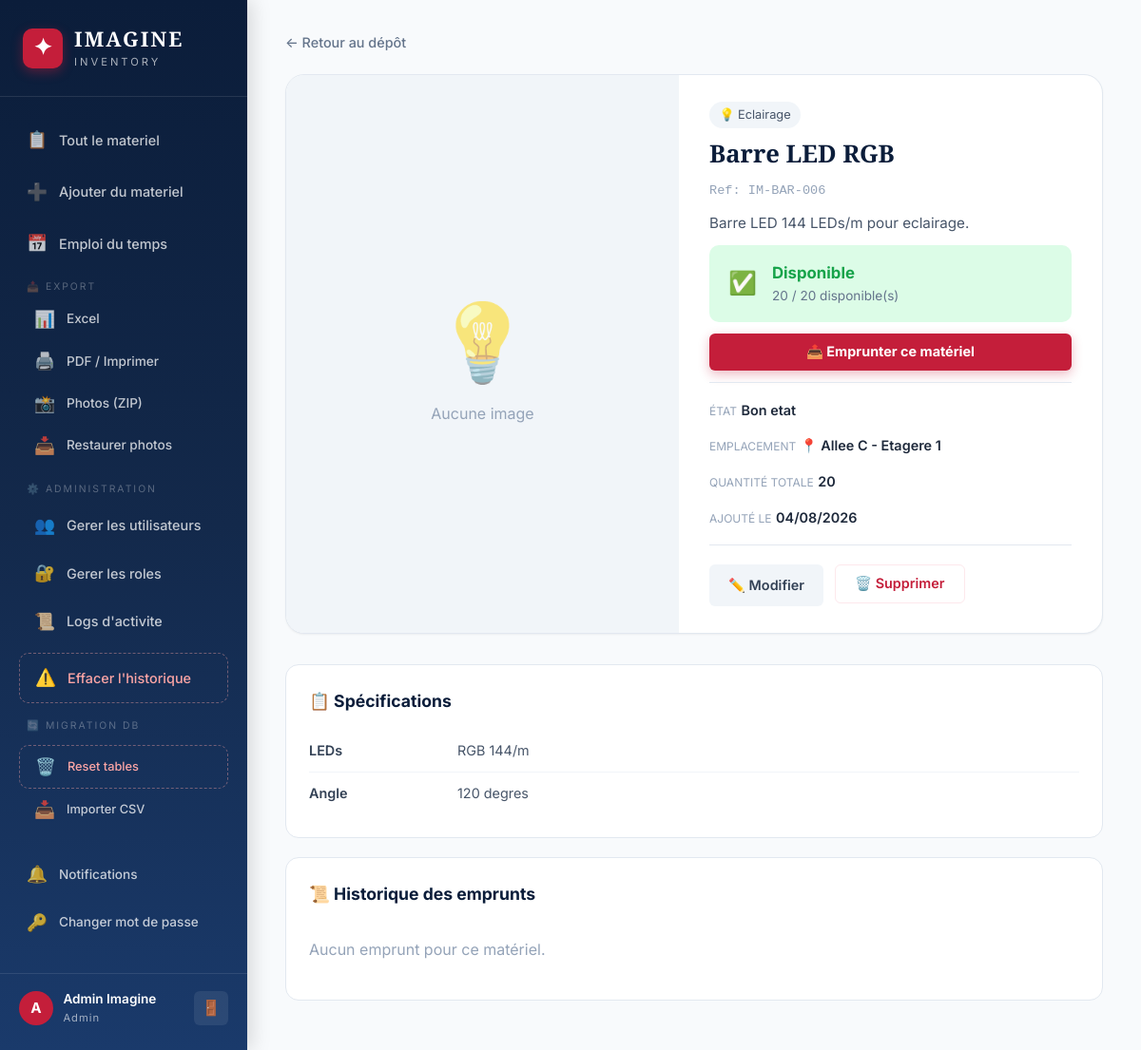
Page /equipment/6 (signed in) on the committed database.
### app.py (models this page shows, shortened)
class User(UserMixin, db.Model):
    __tablename__ = 'users'
    id = db.Column(db.Integer, primary_key=True); email = db.Column(db.String(150), unique=True, nullable=False)
    password_hash = db.Column(db.String(256), nullable=False); full_name = db.Column(db.String(150), nullable=False)
    role_id = db.Column(db.Integer, db.ForeignKey('roles.id'), nullable=True)
    created_at = db.Column(db.DateTime, default=tunisia_now)
    borrows = db.relationship('Borrow', backref='user', lazy=True)
    event_assignments = db.relationship('EventAssignment', backref='user', lazy=True)
    notifications = db.relationship('Notification', backref='user', lazy=True, foreign_keys='Notification.user_id')
    def has_permission(self, perm):
        role = db.session.get(CustomRole, self.role_id) if self.role_id else None
        return role.has_permission(perm) if role else False
    @property
    def role_name(self):
        role = db.session.get(CustomRole, self.role_id) if self.role_id else None
        return role.name if role else 'Aucun role'
    @property
    def unread_notifications(self):
        return Notification.query.filter_by(user_id=self.id, read=False).count()

class CustomRole(db.Model):
    __tablename__ = 'roles'
    id = db.Column(db.Integer, primary_key=True); name = db.Column(db.String(100), unique=True, nullable=False)
    icon = db.Column(db.String(10), default='👤'); description = db.Column(db.String(250), default='')
    permissions = db.Column(db.Text, default=''); created_at = db.Column(db.DateTime, default=tunisia_now)
    users = db.relationship('User', backref='role', lazy=True)
    def get_permissions(self):
        try: return json.loads(self.permissions) if self.permissions else []
        except: return []
    def has_permission(self, p): return p in self.get_permissions()

class Category(db.Model):
    __tablename__ = 'categories'
    id = db.Column(db.Integer, primary_key=True); name = db.Column(db.String(100), unique=True, nullable=False)
    icon = db.Column(db.String(10), default='📦')
    equipment = db.relationship('Equipment', backref='category', lazy=True)

class Equipment(db.Model):
    __tablename__ = 'equipment'
    id = db.Column(db.Integer, primary_key=True); name = db.Column(db.String(200), nullable=False)
    description = db.Column(db.Text, default=''); reference = db.Column(db.String(100), unique=True)
    category_id = db.Column(db.Integer, db.ForeignKey('categories.id'))
    total_quantity = db.Column(db.Integer, default=1); available_quantity = db.Column(db.Integer, default=1)
    specifications = db.Column(db.Text, default=''); condition = db.Column(db.String(50), default='Bon etat')
    location = db.Column(db.String(100), default='Depot principal'); created_at = db.Column(db.DateTime, default=tunisia_now)
    images = db.relationship('EquipmentImage', backref='equipment', lazy=True, cascade='all, delete-orphan')
    borrows = db.relationship('Borrow', backref='equipment', lazy=True)
    def all_images(self): return [img.filename for img in self.images]

### app.py (the view)
@app.route('/equipment/<int:eid>')
@login_required
def equipment_detail(eid):
    eq = db.session.get(Equipment, eid)
    if not eq: flash('Introuvable.','error'); return redirect(url_for('dashboard'))
    borrows = Borrow.query.filter_by(equipment_id=eid).order_by(Borrow.borrow_date.desc()).all()
    return render_template('equipment_detail.html', eq=eq, borrows=borrows, today=date.today())

### app.py (called while the page is built)
@login_manager.user_loader
def load_user(uid): return db.session.get(User, int(uid))

### templates/equipment_detail.html (shortened to what this page needs)
{% extends "base.html" %}
{% block content %}
<div class="detail-page">
    <div class="breadcrumb">
        <a href="{{ url_for('dashboard') }}">← Retour au dépôt</a>
    </div>
    <div class="detail-hero">
        <div class="detail-gallery">
            {% if eq.all_images() %}
            <div class="gallery-main" id="galleryMain">
                <img src="{{ url_for('uploaded_file', fn=eq.all_images()[0]) }}"
                     alt="{{ eq.name }}" id="mainImage">
            </div>
            {% if eq.all_images() | length > 1 %}
            <div class="gallery-thumbs">
                {% for img in eq.all_images() %}
                <div class="gallery-thumb {% if loop.first %}active{% endif %}"
                     onclick="switchImage('{{ url_for('uploaded_file', fn=img) }}', this)">
                    <img src="{{ url_for('uploaded_file', fn=img) }}" alt="Image {{ loop.index }}">
                </div>
                {% endfor %}
            </div>
            {% endif %}
            {% else %}
            <div class="gallery-placeholder">
                <span class="placeholder-icon large">
                    {{ eq.category.icon if eq.category else '📦' }}
                </span>
                <p>Aucune image</p>
            </div>
            {% endif %}
        </div>
        <div class="detail-info">
            <div class="detail-header">
                {% if eq.category %}
                <span class="detail-cat">{{ eq.category.icon }} {{ eq.category.name }}</span>
                {% endif %}
            </div>
            <h1 class="detail-name">{{ eq.name }}</h1>
            <p class="detail-ref">Ref: {{ eq.reference }}</p>
            {% if eq.description %}
            <p class="detail-desc">{{ eq.description }}</p>
            {% endif %}
            <div class="availability-box {% if eq.available_quantity > 0 %}available{% else %}unavailable{% endif %}">
                <div class="avail-icon">
                    {% if eq.available_quantity > 0 %}✅{% else %}🔴{% endif %}
                </div>
                <div class="avail-info">
                    <div class="avail-status">
                        {% if eq.available_quantity > 0 %}
                        Disponible
                        {% else %}
                        Indisponible
                        {% endif %}
                    </div>
                    <div class="avail-qty">
                        {{ eq.available_quantity }} / {{ eq.total_quantity }} disponible(s)
                    </div>
                </div>
            </div>
            {% if eq.available_quantity > 0 %}
            <button class="btn btn-accent btn-full" onclick="openDetailBorrow()">
                📤 Emprunter ce matériel
            </button>
            {% endif %}
            <div class="detail-meta-grid">
                <div class="meta-item">
                    <span class="meta-label">État</span>
                    <span class="meta-value">{{ eq.condition }}</span>
                </div>
                <div class="meta-item">
                    <span class="meta-label">Emplacement</span>
                    <span class="meta-value">📍 {{ eq.location }}</span>
                </div>
                <div class="meta-item">
                    <span class="meta-label">Quantité totale</span>
                    <span class="meta-value">{{ eq.total_quantity }}</span>
                </div>
                <div class="meta-item">
                    <span class="meta-label">Ajouté le</span>
                    <span class="meta-value">{{ eq.created_at.strftime('%d/%m/%Y') }}</span>
                </div>
            </div>
            <div class="detail-actions">
                <a href="{{ url_for('edit_equipment', eid=eq.id) }}" class="btn btn-secondary">
                    ✏️ Modifier
                </a>
                <form method="POST" action="{{ url_for('delete_equipment', eid=eq.id) }}"
                      onsubmit="return confirm('Supprimer definitivement {{ eq.name | escape }} ?')" style="display:inline">
                    <button type="submit" class="btn btn-danger">🗑️ Supprimer</button>
                </form>
            </div>
        </div>
    </div>
    {% if eq.specifications %}
    <div class="detail-section">
        <h2>📋 Spécifications</h2>
        <div class="specs-card">
            {% for line in eq.specifications.split('\n') if line.strip() %}
            <div class="spec-row">
                {% if ':' in line %}
                <span class="spec-key">{{ line.split(':', 1)[0].strip() }}</span>
                <span class="spec-val">{{ line.split(':', 1)[1].strip() }}</span>
                {% else %}
                <span class="spec-full">{{ line.strip() }}</span>
                {% endif %}
            </div>
            {% endfor %}
        </div>
    </div>
    {% endif %}
    <div class="detail-section">
        <div style="display:flex;justify-content:space-between;align-items:center;margin-bottom:1rem">
            <h2 style="margin:0">📜 Historique des emprunts</h2>
        </div>
        {% if borrows %}
        <div class="history-table-wrapper">
            <table class="history-table">
                <thead>
                    <tr>
                        <th>Utilisateur</th>
                        <th>Qté</th>
                        <th>Événement</th>
                        <th>Date emprunt</th>
                        <th>Retour prévu</th>
                        <th>Statut</th>
                    </tr>
                </thead>
                <tbody>
                    {% for b in borrows %}
                    <tr>
                        <td>{{ b.user.full_name }}</td>
                        <td>{{ b.quantity }}</td>
                        <td>{{ b.event_name or '—' }}</td>
                        <td>{{ b.borrow_date.strftime('%d/%m/%Y') }}</td>
                        <td>{{ b.expected_return_date.strftime('%d/%m/%Y') }}</td>
                        <td>
                            {% if b.status == 'active' %}
                            <span class="status-badge status-active">Actif</span>
                            {% elif b.status == 'late' %}
                            <span class="status-badge status-late">⚠️ En retard</span>
                            {% else %}
                            <span class="status-badge status-returned">✅ Retourné</span>
                            {% endif %}
                        </td>
                    </tr>
                    {% endfor %}
                </tbody>
            </table>
        </div>
        {% else %}
        <p class="empty-text">Aucun emprunt pour ce matériel.</p>
        {% endif %}
    </div>
</div>
{% endblock %}

### templates/base.html (shortened to what this page needs)
<!DOCTYPE html>
<html lang="fr">
<head>
    <link rel="stylesheet" href="{{ url_for('static', filename='css/style.css') }}">
</head>
<body>
    {% if current_user.is_authenticated %}
    <aside class="sidebar" id="sidebar">
        <div class="sidebar-brand">
            <div class="brand-icon">✦</div>
            <div class="brand-text">
                <span class="brand-name">IMAGINE</span>
                <span class="brand-sub">Inventory</span>
            </div>
        </div>
        <nav class="sidebar-nav">
            <a href="{{ url_for('dashboard') }}" class="nav-item {% if request.endpoint == 'dashboard' %}active{% endif %}">
                <span class="nav-icon">📋</span><span>Tout le materiel</span>
            </a>
            {% if current_user.has_permission('manage_equipment') %}
            <a href="{{ url_for('add_equipment') }}" class="nav-item {% if request.endpoint == 'add_equipment' %}active{% endif %}">
                <span class="nav-icon">➕</span><span>Ajouter du materiel</span>
            </a>
            {% endif %}
            <a href="{{ url_for('schedule') }}" class="nav-item {% if request.endpoint == 'schedule' %}active{% endif %}">
                <span class="nav-icon">📅</span><span>Emploi du temps</span>
            </a>
            {% if current_user.has_permission('manage_equipment') %}
            <div style="margin:.25rem 0;padding:0 .5rem">
                <div style="font-size:.65rem;text-transform:uppercase;color:rgba(255,255,255,.3);letter-spacing:2px;padding:.25rem .5rem">📤 Export</div>
                <a href="{{ url_for('export_excel') }}" class="nav-item" style="font-size:.85rem;padding:.5rem 1rem">
                    <span class="nav-icon">📊</span><span>Excel</span>
                </a>
                <a href="{{ url_for('export_printer') }}" class="nav-item" style="font-size:.85rem;padding:.5rem 1rem" target="_blank">
                    <span class="nav-icon">🖨️</span><span>PDF / Imprimer</span>
                </a>
                {% if current_user.has_permission('manage_database') %}
                <a href="{{ url_for('export_photos_zip') }}" class="nav-item" style="font-size:.85rem;padding:.5rem 1rem">
                    <span class="nav-icon">📸</span><span>Photos (ZIP)</span>
                </a>
                <a href="{{ url_for('restore_photos') }}" class="nav-item" style="font-size:.85rem;padding:.5rem 1rem">
                    <span class="nav-icon">📥</span><span>Restaurer photos</span>
                </a>
                {% endif %}
            </div>
            {% endif %}
            {% if current_user.has_permission('manage_users') %}
            <div style="margin:.25rem 0;padding:0 .5rem">
                <div style="font-size:.65rem;text-transform:uppercase;color:rgba(255,255,255,.3);letter-spacing:2px;padding:.25rem .5rem">⚙️ Administration</div>
                <a href="{{ url_for('manage_users') }}" class="nav-item {% if request.endpoint == 'manage_users' %}active{% endif %}">
                    <span class="nav-icon">👥</span><span>Gerer les utilisateurs</span>
                </a>
                <a href="{{ url_for('manage_roles') }}" class="nav-item {% if request.endpoint == 'manage_roles' %}active{% endif %}">
                    <span class="nav-icon">🔐</span><span>Gerer les roles</span>
                </a>
                <a href="{{ url_for('activity_logs') }}" class="nav-item {% if request.endpoint == 'activity_logs' %}active{% endif %}">
                    <span class="nav-icon">📜</span><span>Logs d'activite</span>
                </a>
                <a href="#" class="nav-item nav-danger" onclick="openClearHistoryModal();return false" title="⚠️ A utiliser avec precaution">
                    <span class="nav-icon">⚠️</span><span>Effacer l'historique</span>
                </a>
            </div>
            {% if current_user.has_permission('manage_database') %}
            <div style="margin:.25rem 0;padding:0 .5rem">
                <div style="font-size:.65rem;text-transform:uppercase;color:rgba(255,255,255,.3);letter-spacing:2px;padding:.25rem .5rem">🔄 Migration DB</div>
                <a href="{{ url_for('reset_all_tables') }}" class="nav-item nav-danger" style="font-size:.8rem;padding:.5rem 1rem">
                    <span class="nav-icon">🗑️</span><span>Reset tables</span>
                </a>
                <a href="{{ url_for('import_csv') }}" class="nav-item" style="font-size:.8rem;padding:.5rem 1rem">
                    <span class="nav-icon">📥</span><span>Importer CSV</span>
                </a>
            </div>
            {% endif %}
            {% endif %}
            <div style="margin-top:auto;padding:0.5rem 0">
                <a href="{{ url_for('notifications') }}" class="nav-item" style="font-size:0.85rem;position:relative">
                    <span class="nav-icon">🔔</span><span>Notifications</span>
                </a>
                <a href="{{ url_for('change_password') }}" class="nav-item" style="font-size:0.85rem">
                    <span class="nav-icon">🔑</span><span>Changer mot de passe</span>
                </a>
            </div>
        </nav>
        <div class="sidebar-footer">
            <div class="user-info">
                <div class="user-avatar">{{ current_user.full_name[0] | upper }}</div>
                <div>
                    <div class="user-name">{{ current_user.full_name }}</div>
                    <div class="user-role">{{ current_user.role_name }}</div>
                </div>
            </div>
            <a href="{{ url_for('logout') }}" class="logout-btn" title="Deconnexion">🚪</a>
        </div>
    </aside>
    {% endif %}
    <main class="main-content {% if not current_user.is_authenticated %}no-sidebar{% endif %}">
        {% block content %}{% endblock %}
    </main>
</body>
</html>

### rows in the picture
User: full_name "A", full_name "Admin Imagine"
CustomRole: role_name "Admin"
Category: category "💡", category.icon "💡", category.name "Eclairage"
Equipment: name "Barre LED RGB", reference "IM-BAR-006", description "Barre LED 144 LEDs/m pour eclairage.", available_quantity "20", total_quantity "20", condition "Bon etat", location "Allee C - Etagere 1", created_at "04/08/2026"

### other values in the picture
{{ line.split(':', 1)[0].strip() }} "LEDs" "Angle"
{{ line.split(':', 1)[1].strip() }} "RGB 144/m" "120 degres"
